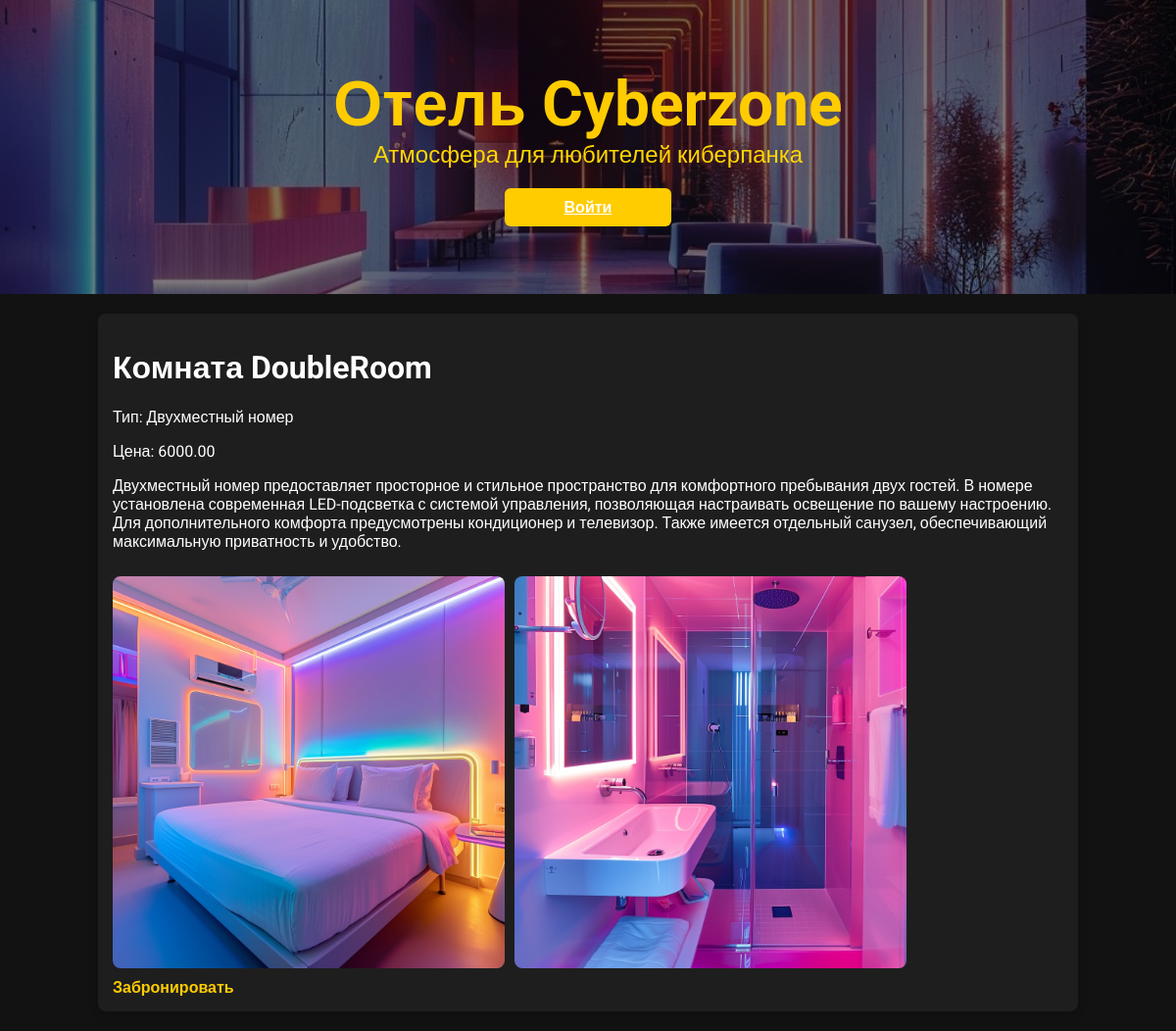
Screenshot of /room_detail/9/ with the database file from the repository.
### Cyber_zone_hotel/models.py (models this page shows, shortened)
class Room(models.Model):
    STATUS_CHOICES = [('available', 'Доступен'), ('occupied', 'Занят'), ('maintenance', 'На обслуживании')]
    ROOM_TYPE_CHOICES = [('double_room', 'Двухместный номер'), ('lux_room', 'Люкс комната'), ('single_room', 'Одноместный номер')]
    room_title = models.CharField(max_length=50)
    room_type = models.CharField(max_length=25, choices=ROOM_TYPE_CHOICES, default='single_room')
    price_per_night = models.DecimalField(decimal_places=2, max_digits=8)
    description = models.TextField(max_length=1000)
    image_main = models.ImageField(upload_to="room_images/")
    image_bathroom = models.ImageField(upload_to="room_images/", blank=True, null=True)
    status = models.CharField(max_length=20, choices=STATUS_CHOICES, default='available')

### Cyber_zone_hotel/views.py (the view)
# urls.py: path("room_detail/<int:id>/", room_detail, name="room_detail"),
def room_detail(request, id):
    room = get_object_or_404(Room, id=id)
    return render(request, "room_detail.html", {"room":room})

### Cyber_zone_hotel/templates/room_detail.html (shortened to what this page needs)
{% extends "base.html" %}
{% block content %}
    <div class="container">
        <div class="room-item">
            <h1>Комната {{ room.room_title }}</h1>
            <p>Тип: {{ room.get_room_type_display }}</p>
            <p>Цена: {{ room.price_per_night }}</p>
            <p>{{ room.description }}</p>
            <div class="room-images-container">
                {% if room.image_main %}
                    <img src="{{ room.image_main.url }}" alt="Изображение комнаты" class="room-image-detail">
                {% endif %}
                {% if room.image_bathroom %}
                    <img src="{{ room.image_bathroom.url }}" alt="Изображение ванной" class="room-image-detail">
                {% endif %}
            </div>
            <a href="{% url 'book_room' room.id %}" class="room-item__link">Забронировать</a>
        </div>
    </div>
{% endblock %}

### static/styles.css (style rules this page uses)
body { font-family: 'Roboto', sans-serif; margin: 0; background-color: #121212; color: #ffffff; }
.container { padding: 20px; max-width: 1000px; margin: 0 auto; }
.room-item { background-color: #1e1e1e; padding: 15px; border-radius: 8px; box-shadow: 0 4px 8px rgba(0, 0, 0, 0.2); transition: transform 0.3s; }
.room-item p { color: #ffffff; }
.room-item a { text-decoration: none; color: #ffcc00; font-weight: bold; transition: color 0.3s; }
.room-item__link { text-decoration: none; color: #ffcc00; font-weight: bold; transition: color 0.3s; }
.room-images-container { display: flex; flex-wrap: nowrap; overflow-x: auto; gap: 10px; padding: 10px 0; justify-content: start; }
.room-image-detail { flex: 0 0 auto; width: 50%; max-width: 400px; height: auto; object-fit: cover; border-radius: 8px; }

### rows the page displays
Room: room_title "DoubleRoom", room_type "Двухместный номер", price_per_night "6000.00", description "Двухместный номер предоставляет просторное и стильное пространство для комфортного пребывания двух гостей. В номере установлена современная LED-подсветка с системой управления, позволяющая настраивать освещение по вашему настроению. Для дополнительного комфорта предусмотрены кондиционер и телевизор. Также имеется отдельный санузел, обеспечивающий максимальную приватность и удобство.", image_main (picture), image_bathroom (picture)
